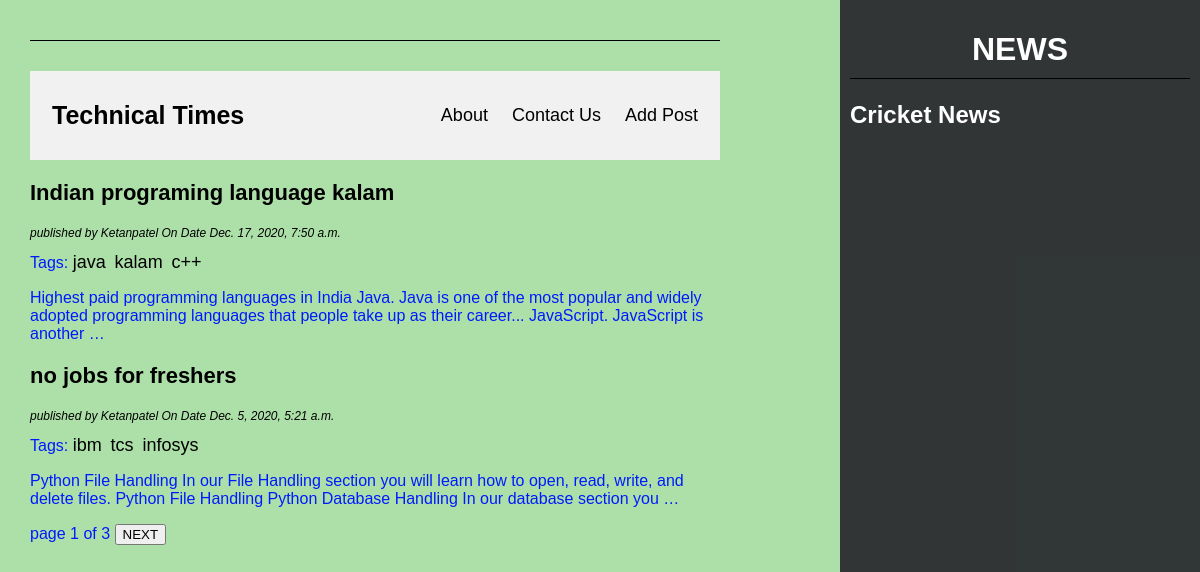
The page / on the database its author committed.
### blogapp/models.py (models this page shows, shortened)
class Post(models.Model):
    STATUS_CHOICES=(('draft','Draft'),('published','Published'))
    title=models.CharField(max_length=256)
    slug=models.SlugField(max_length=256,unique_for_date="publish")
    author=models.ForeignKey(User,related_name='blog_posts',on_delete=models.CASCADE)
    body=models.TextField()
    publish=models.DateTimeField(default=timezone.now)
    created=models.DateTimeField(auto_now_add=True)
    updated=models.DateTimeField(auto_now=True)
    status=models.CharField(max_length=10,choices=STATUS_CHOICES,default='draft')
    tags=TaggableManager()
    class Meta:
        ordering=('-publish',)
    def get_absolute_url(self):
        return  reverse('post_detail',args=[self.publish.year,self.publish.strftime('%m'),self.publish.strftime('%d'),self.slug])

### blogapp/views.py (the view)
# urls.py: url(r'^$',views.post_list_view),
def post_list_view(request,tag_slug=None):
    post_list=Post.objects.filter(status__iexact='Published')
    tag=None
    if tag_slug:
        tag=get_object_or_404(Tag,slug=tag_slug)
        post_list=post_list.filter(tags__in=[tag])
    paginator=Paginator(post_list,2)
    page_number=request.GET.get('page')
    try:
        post_list=paginator.page(page_number)
    except PageNotAnInteger:
        post_list=paginator.page(1)
    except EmptyPage:
        post_list=paginator.page(paginator.num_pages)
    return render(request,'blogapp/post_list.html',{'post_list':post_list})

### templates/blogapp/post_list.html (shortened to what this page needs)
{%extends 'blogapp/base.html'%}
{%block body_block%}
<h1 style="font-size: 45px; font-style:oblique "></h1>
<head>
  </head>
  <head>
    </head>
  <head>
    <link rel="stylesheet" href="https://cdnjs.cloudflare.com/ajax/libs/font-awesome/4.7.0/css/font-awesome.min.css">
    </head>
    <head>
      </head>
      <head>
        </head>
        <body>
        </body>
    <body>
          <body>
            </body>
      </body>
  <body>
  <div class="header">
    <a href="#default" class="logo">Technical Times</a>
    <div class="header-right">
      <a onclick="openNav()" href="#home">About</a>
      <a onclick="openNav1()" href="#contact">Contact Us</a>
      <a onclick="openNav()" href="{%url 'addpost'%}">Add Post</a>
    </div>
  </div>
  </body>
{%for blog in post_list%}
<h2><a style="text-decoration: none;" href="{{blog.get_absolute_url}}">{{blog.title}}</a></h2><p style="color: rgb(0, 0, 0); font:bold" id="date">  published by {{blog.author|title}} On Date {{blog.publish}}</p>
Tags: {%for tag in blog.tags.all%}
<a  style="text-decoration: none;font-size:large" href="{%url 'post_list_by_tag_name' tag.slug%}">{{tag.name}}</a>&nbsp;
{%endfor%}
{{blog.body|truncatewords:30|linebreaks}}
{%endfor%}
<div class="paginator">
<span class="current">page {{post_list.number}} of {{post_list.paginator.num_pages}}</span>
<span>
{%if post_list.has_next%}
<button onclick="document.location='?page={{post_list.next_page_number}}'">NEXT</button>
{%endif%}
</span>
</div>
{%endblock%}

### templates/blogapp/base.html (shortened to what this page needs)
{%load static%}
<html>
<head>
<link rel="stylesheet"  type="text/css" href="{% static "css/blog.css" %}">
</head>
<body style="background-color: rgba(170, 223, 165, 0.966);">
<div class="content">
{%block body_block%}
{%endblock%}
</div>
<div style="background-color: rgba(37, 37, 43, 0.911); color:rgb(255, 255, 255)"  class="sidebar">
<h1>NEWS</h1>
<h2>Cricket News </h2>
</div>
</body>
</html>

### static/css/blog.css (style rules this page uses)
.content { float:left; width: 60%; padding:0 0 0 30px; }
.sidebar { float:right; width:30%; padding:10px; background: #000000; height: 100%; }
h1 { text-align: center; border-bottom: 1px solid #000000; padding: 0 0 10px 0; }
#date { color:rgb(0, 0, 0); font-size:12px; font-style: italic; }
body { background: #000000; color:#001aff; }

### templates/blogapp/post_list.html (style rules this page uses)
* { box-sizing: border-box; }
body { margin: 0; font-family: Arial, Helvetica, sans-serif; }
.header { overflow: hidden; background-color: #f1f1f1; padding: 20px 10px; }
.header a { float: left; color: black; text-align: center; padding: 12px; text-decoration: none; font-size: 18px; line-height: 25px; border-radius: 4px; }
.header a.logo { font-size: 25px; font-weight: bold; }
.header-right { float: right; }
body { font-family: 'Lato', sans-serif; }
a { text-decoration: none; font-size: 22px; color: black; }
body { font-family: Arial, Helvetica, sans-serif; margin: 0; }
html { box-sizing: border-box; }
*, *:before, *:after { box-sizing: inherit; }
body { font-family: Arial, Helvetica, sans-serif; }

### rows shown on the page
Post: title "Indian programing language kalam", author "Ketanpatel", publish "Dec. 17, 2020, 7:50 a.m.", body "Highest paid programming languages in India Java. Java is one of the most popular and widely adopted programming languages that people take up as their career... JavaScript. JavaScript is another …"
Tag: name "java"
Tag: name "kalam"
Tag: name "c++"
Post: title "no jobs for freshers", author "Ketanpatel", publish "Dec. 5, 2020, 5:21 a.m.", body "Python File Handling In our File Handling section you will learn how to open, read, write, and delete files. Python File Handling Python Database Handling In our database section you …"
Tag: name "ibm"
Tag: name "tcs"
Tag: name "infosys"

### other values the page prints
{{ post_list.number }} "1"
{{ post_list.paginator.num_pages }} "3"
